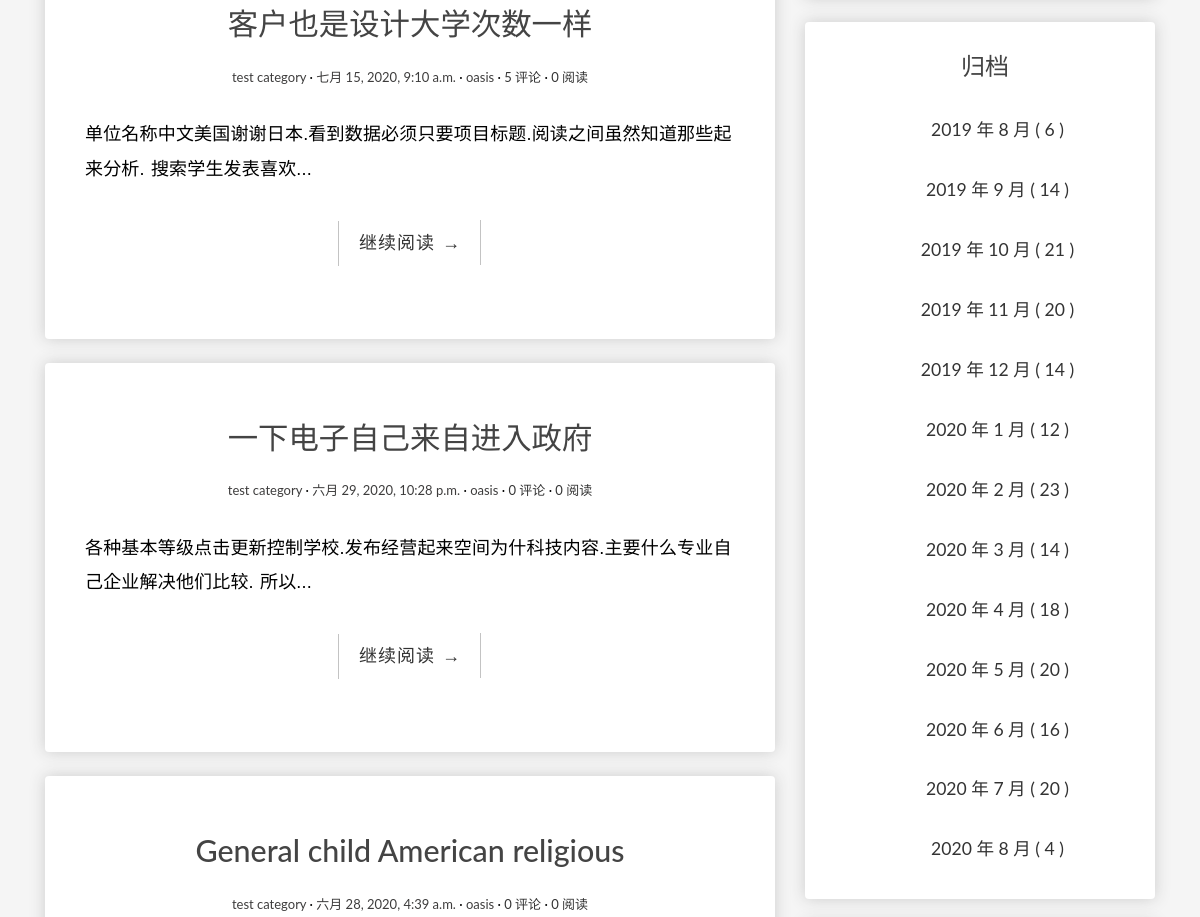
Before: /categories/13/ (middle part) with the older database file.
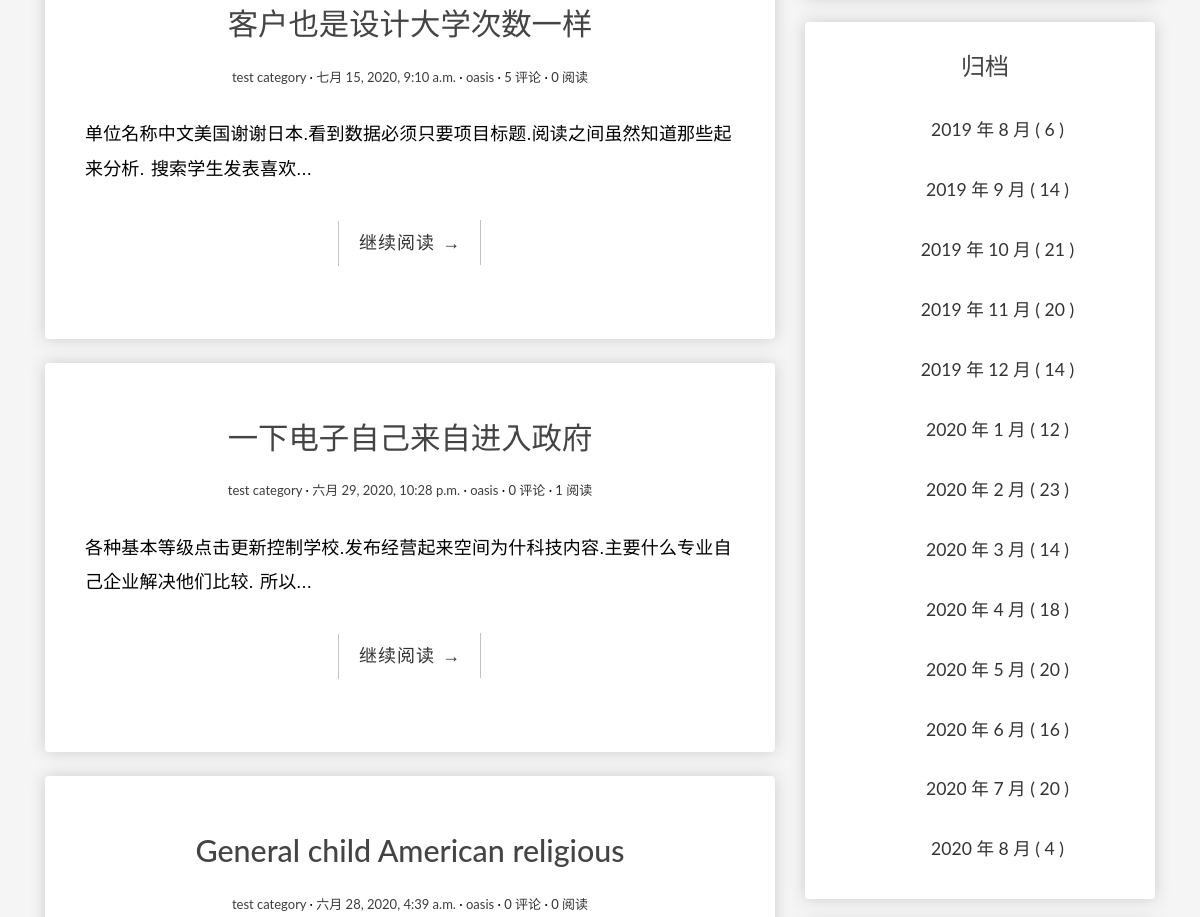
After: the same page with the newer database file.
### blog/models.py (models this page shows, shortened)
class Post(models.Model):
    author = models.ForeignKey(
        User, verbose_name='作者', on_delete=models.CASCADE)
    title = models.CharField('标题', max_length=100)
    body = models.TextField('正文')
    created_time = models.DateTimeField('创建时间', default=timezone.now)
    modified_time = models.DateTimeField('修改时间')
    excerpt = models.CharField('摘要', max_length=100, blank=True)
    categories = models.ForeignKey(
        Category, verbose_name='归档', on_delete=models.CASCADE)
    tags = models.ManyToManyField(Tag, verbose_name='标签', blank=True)
    views = models.PositiveIntegerField('浏览量', default=0, editable=False)
    def get_absolute_url(self):
        return reverse('blog:detail', kwargs={'pk': self.pk})
    class Meta:
        verbose_name = '文章'
        verbose_name_plural = verbose_name
        ordering = ['-created_time']

class Category(models.Model):
    name = models.CharField(max_length=100)
    class Meta:
        verbose_name = '分类'
        verbose_name_plural = verbose_name

### blog/views.py (the view)
# urls.py: path('categories/<int:pk>/', CategoryView.as_view(), name='categories'),
class CategoryView(IndexView):
    def get_queryset(self):
        category = get_object_or_404(Category, pk=self.kwargs.get('pk'))
        return super(CategoryView, self).get_queryset().filter(categories=category)

### blog/templatetags/blog_extras.py (called while the page is built)
@register.inclusion_tag('blog/inclusions/_recent_posts.html', takes_context=True)
def show_recent_posts(context, num=5):
    return {
        'recent_post_list': Post.objects.all().order_by('-created_time')[:num],
    }

@register.inclusion_tag('blog/inclusions/_archives.html', takes_context=True)
def show_archives(context):
    date_list = Post.objects.annotate(year=ExtractYear('created_time'), month=ExtractMonth(
        'created_time')).values('year', 'month').order_by('year', 'month').annotate(num_posts=Count('id'))
    return {
        'date_list': date_list
    }

@register.inclusion_tag('blog/inclusions/_categories.html', takes_context=True)
def show_categories(context):
    category_list = Category.objects.annotate(
        num_posts=Count('post')).filter(num_posts__gt=0)
    return {
        'category_list': category_list
    }

@register.inclusion_tag('blog/inclusions/_tags.html', takes_context=True)
def show_tags(context):
    tag_list = Tag.objects.annotate(
        num_posts=Count('post')).filter(num_posts__gt=0)
    return {
        'tag_list': tag_list
    }

### blog/templates/blog/index.html (shortened to what this page needs)
{% extends 'base.html' %}
{% block main %}
  {% for post in post_list %}
    <div class="box-element">
      <article class="post post-{{ post.pk }}">
        <header class="entry-header">
          <h1 class="entry-title">
            <a>{{ post.title }}</a>
          </h1>
          <div class="entry-meta">
            <span class="post-category"><a>{{ post.categories.name }}</a></span>
            <span class="post-date"><a><time class="entry-date"
                  datetime="{{ post.created_time }}">{{ post.created_time }}</time></a></span>
            <span class="post-author"><a>{{ post.author }}</a></span>
            <span class="comments-link"><a href="{{ post.get_absolute_url }}#comment-area">{{ post.comment_set.count }} 评论</a></span>
            <span class="views-count"><a href="{{ post.get_absolute_url }}">{{ post.views }} 阅读</a></span>
          </div>
        </header>
        <div class="entry-content clearfix">
          <p>{{ post.excerpt }}...</p>
          <div class="read-more cl-effect-14">
            <a href="{{ post.get_absolute_url }}" class="more-link">继续阅读 <span class="meta-nav">→</span></a>
          </div>
        </div>
        <br>
        <br>
      </article>
    </div>
    <br>
  {% empty %}
    <div class="no-post">暂时还没有发布的文章！</div>
  {% endfor %}
{% endblock main %}

### blog/templates/base.html (shortened to what this page needs)
{% load static %}
{% load blog_extras %}
<!DOCTYPE html>
<html>
<head>
  <link href="https://cdn.bootcss.com/highlight.js/9.15.8/styles/github.min.css" rel="stylesheet">
  <link rel="stylesheet" href="https://stackpath.bootstrapcdn.com/bootstrap/4.5.0/css/bootstrap.min.css"
>
  <link rel="stylesheet" type="text/css" href="{% static 'blog/css/main.css' %}">
</head>
<body>
  <br>
  <div class="content-body">
    <div class="container">
      <div class="row">
        <main class="col-md-8">
          {% block main %}
          {% endblock main %}
        </main>
        <aside class="col-md-4">
          <br>
          <div class="box-element">
            {% show_archives %}
          </div>
          <br>
          <br>
          <br>
        </aside>
      </div>
    </div>
  </div>
</body>
</html>

### blog/templates/blog/inclusions/_archives.html
<div class="widget widget-archives">
  <h3 class="widget-title entry-title">归档</h3>
  <ul>
    {% for date in date_list %}
    <div class="entry-free">
        <li>
            <a href="{% url 'blog:archives' date.year date.month %}">{{ date.year }} 年 {{ date.month }} 月 <span class="post-count">( {{ date.num_posts }} )</a>
        </li>
    </div>
    {% empty %}
      暂无归档！
    {% endfor %}
  </ul>
</div>

### blog/static/blog/css/main.css (style rules this page uses)
body { background-color: whitesmoke; }
.box-element { box-shadow: hsl(0, 0%, 80%) 0 0 16px; background-color: #fff; border-radius: 4px; padding: 10px; }
.entry-free { text-align: center; font-size: 1.1em; margin-bottom: 20px; line-height: 1.6; padding: 10px 20px 0; }
* { outline: none; }
h1, h2, h3, h4, h5, h6 { margin-top: 0; }
a { color: #333; }
body { color: #444; font-family: 'Lato', sans-serif; }
p { font-family: 'Ubuntu', sans-serif; font-weight: 400; word-spacing: 1px; letter-spacing: 0.01em; }
.content-body { padding-bottom: 4em; }
.post { background: #fff; padding: 30px 30px 0; }
.entry-title { text-align: center; font-size: 1.9em; margin-bottom: 20px; line-height: 1.6; padding: 10px 20px 0; }
.entry-meta { text-align: center; color: #3d3c3c; font-size: 13px; margin-bottom: 30px; }
.entry-content { font-size: 18px; line-height: 1.9; font-weight: 300; color: #000; }
.post-category::after, .post-date::after, .post-author::after, .comments-link::after { content: ' ·'; color: #000; }
.read-more { font-family: 'Ubuntu', sans-serif; font-weight: 400; word-spacing: 1px; letter-spacing: 0.01em; text-align: center; margin-top: 20px; }
.cl-effect-14 a { padding: 0 20px; height: 45px; line-height: 45px; position: relative; display: inline-block; margin: 15px 25px; letter-spacing: 1px; font-weight: 400; text-shadow: 0 0 1px rgba(255, 255, 255, 0.3); }
.cl-effect-14 a::before, .cl-effect-14 a::after { position: absolute; width: 45px; height: 1px; background: #C3C3C3; content: ''; -webkit-transition: all 0.3s; -moz-transition: all 0.3s; transition: all 0.3s; pointer-events: none; }
.cl-effect-14 a::before { top: 0; left: 0; -webkit-transform: rotate(90deg); -moz-transform: rotate(90deg); transform: rotate(90deg); -webkit-transform-origin: 0 0; -moz-transform-origin: 0 0; transform-origin: 0 0; }
.cl-effect-14 a::after { right: 0; bottom: 0; -webkit-transform: rotate(90deg); -moz-transform: rotate(90deg); transform: rotate(90deg); -webkit-transform-origin: 100% 0; -moz-transform-origin: 100% 0; transform-origin: 100% 0; }
.widget { background: #fff; padding: 5px 0 5px 10px; }
.widget-title { font-size: 1.5em; margin-bottom: 20px; line-height: 1.6; padding: 10px 0 0; font-weight: 400; }
.widget-archives ul { padding: 0; margin: 0; padding-left: 25px; }
.widget-archives ul li { list-style-type: none; position: relative; line-height: 170%; margin-bottom: 10px; }
.widget-archives ul li::before { content: '\f3f3'; font-family: "Ionicons"; position: absolute; left: -25px; top: 1px; font-size: 16px; color: #000; }

Changed rows visible on the page:
changed Post "一下电子自己来自进入政府": views "0" → "1"
